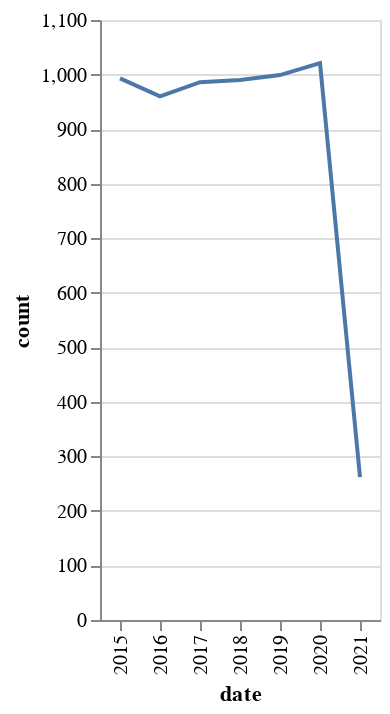

Here is the notebook cell this chart was saved with:
### Code cell
alt.Chart(trend_year).mark_line().encode(
 x='date',
 y='count',
 tooltip=["date","count"]
).interactive()

### Figure 1 — Vega-Lite specification as saved in the notebook (floating-point values rounded to 4 significant figures)
{"config": {"view": {"continuousWidth": 400, "continuousHeight": 300}}, "data": {"name": "data-6ecc66407975e836e8c5f91660619f60"}, "mark": "line", "encoding": {"tooltip": [{"type": "nominal", "field": "date"}, {"type": "quantitative", "field": "count"}], "x": {"type": "nominal", "field": "date"}, "y": {"type": "quantitative", "field": "count"}}, "selection": {"selector004": {"type": "interval", "bind": "scales", "encodings": ["x", "y"]}}, "$schema": "https://vega.github.io/schema/vega-lite/v4.8.1.json", "datasets": {"data-6ecc66407975e836e8c5f91660619f60": [{"date": "2015", "count": 993}, {"date": "2016", "count": 960}, {"date": "2017", "count": 986}, {"date": "2018", "count": 990}, {"date": "2019", "count": 999}, {"date": "2020", "count": 1021}, {"date": "2021", "count": 262}]}}
